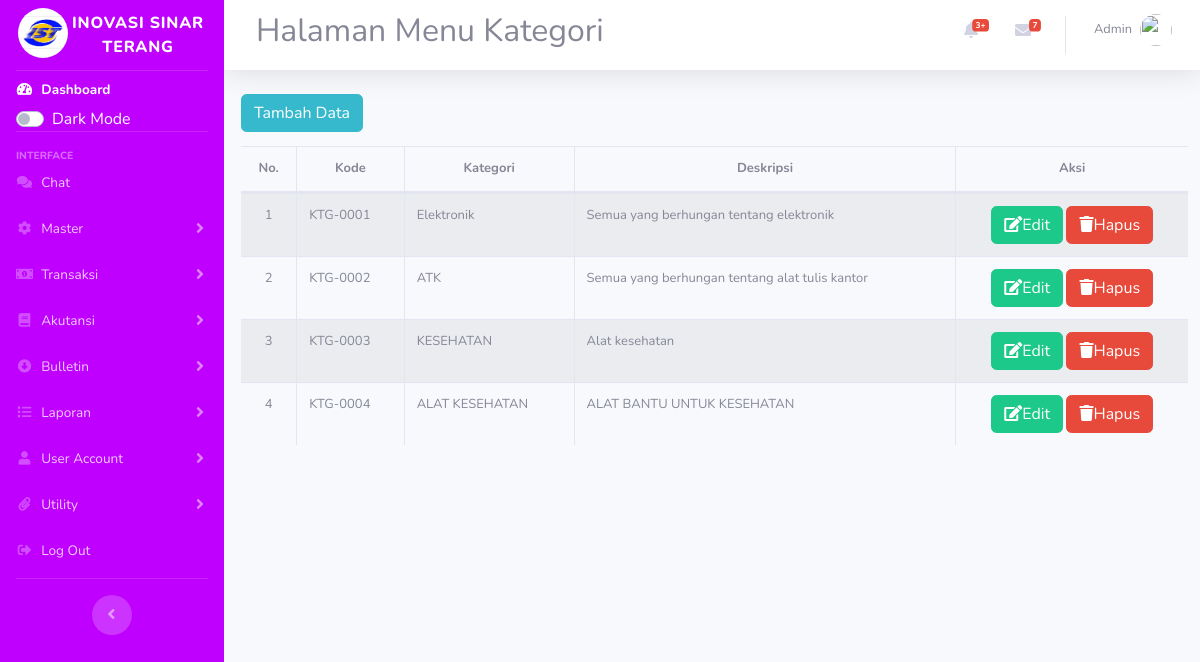
Page /index.php/kategori on the committed database.
### tables this page shows
CREATE TABLE `tbl_category` (
  `id` int(3) NOT NULL,
  `kode` varchar(15) NOT NULL,
  `name` varchar(30) NOT NULL,
  `description` varchar(50) NOT NULL
);

### application/controllers/Kategori.php (called while the page is built, shortened)
<?php
class Kategori extends CI_Controller
{
    public function __construct(){
        $this->load->model('M_kategori');
    }
    public function index(){
        $topik['judul'] = 'Halaman Menu Kategori';
        $data['kategori'] = $this->M_kategori->tampil_data();
        $this->load->view('templates/header',$topik);
        $this->load->view('kategori/index',$data);
        $this->load->view('templates/footer');
    }
}

### index.php (called while the page is built, shortened)
<?php
require_once BASEPATH.'core/CodeIgniter.php';

### application/models/M_kategori.php (called while the page is built, shortened)
<?php
class M_kategori extends CI_Model{
    public function tampil_data(){
        return $this->db->get('tbl_category')->result_array();
    }
}
?>

### application/views/kategori/index.php (the view, shortened to what this page needs)
<div class="content-wrapper col-12">
<section class="content-header ml mt-2 auto">
<div style="margin-left:5px">
<div class="">
<a href="<?= base_url('kategori/tambah');?>" class="btn btn-info mb-2">Tambah Data</a>
<div class="table-responsive">
<table id="mytable" class="table table-striped table-bordered table-hover table-full-width dataTable" cellspacing="0" width="" style="font-size: small;">
        <thead>
            <tr style="text-align:center">
                <th>No.</th>
                <th>Kode</th>
                <th>Kategori</th>
                <th>Deskripsi</th>
                <th>Aksi</th>
            </tr>
        </thead>
        <tbody>
            <?php $i=1;?>
            <?php foreach ($kategori as $erp): ?>
            <tr>
                <td style="text-align:center">
                    <?php echo $i;?>
                </td>
                <td>
                    <?php echo (strlen($erp['kode']) >= 4) ? "KTG-".$erp['kode'] : "KTG-".str_repeat("0", (4 - strlen($erp['kode']))).$erp['kode']; ?>
                </td>
                <td>
                    <?php echo $erp['name'] ?>
                </td>
                <td width="">
                    <?php echo $erp['description'] ?>
                </td>
                <td style="text-align:center">
                    <a href="<?php echo base_url();?>kategori/edit/<?= $erp['id'];?>" class="btn btn-success" style=""><i class="fa fa-edit"></i>Edit</i></a>
                    <a href="<?= base_url();?>kategori/hapus/<?= $erp['id'];?>" class="btn btn-danger " style="" onclick="return confirm('Yakin ingin dihapus?');"><i class="fa fa-trash"></i>Hapus</a>
                </td>
            </tr>
            <?php $i++;?>
            <?php endforeach; ?>
        </tbody>
    </table>
    </div>
</div>

### rows in the picture
tbl_category: kode "0", kode "001", name "Elektronik", description "Semua yang berhungan tentang elektronik"
tbl_category: kode "0", kode "002", name "ATK", description "Semua yang berhungan tentang alat tulis kantor"
tbl_category: kode "0", kode "003", name "KESEHATAN", description "Alat kesehatan"
tbl_category: kode "0", kode "004", name "ALAT KESEHATAN", description "ALAT BANTU UNTUK KESEHATAN"

### other values in the picture
$judul "Halaman Menu Kategori"
